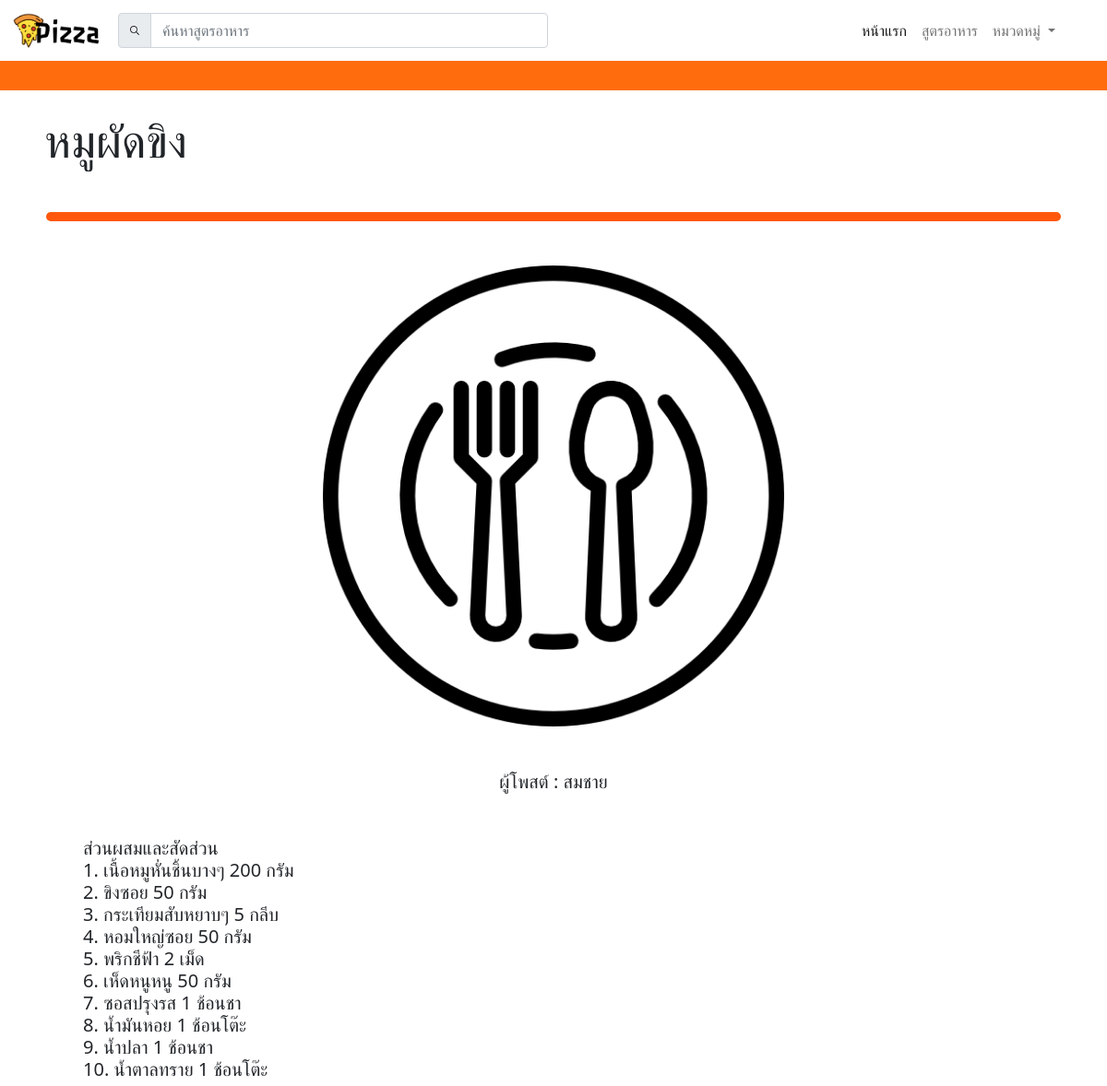
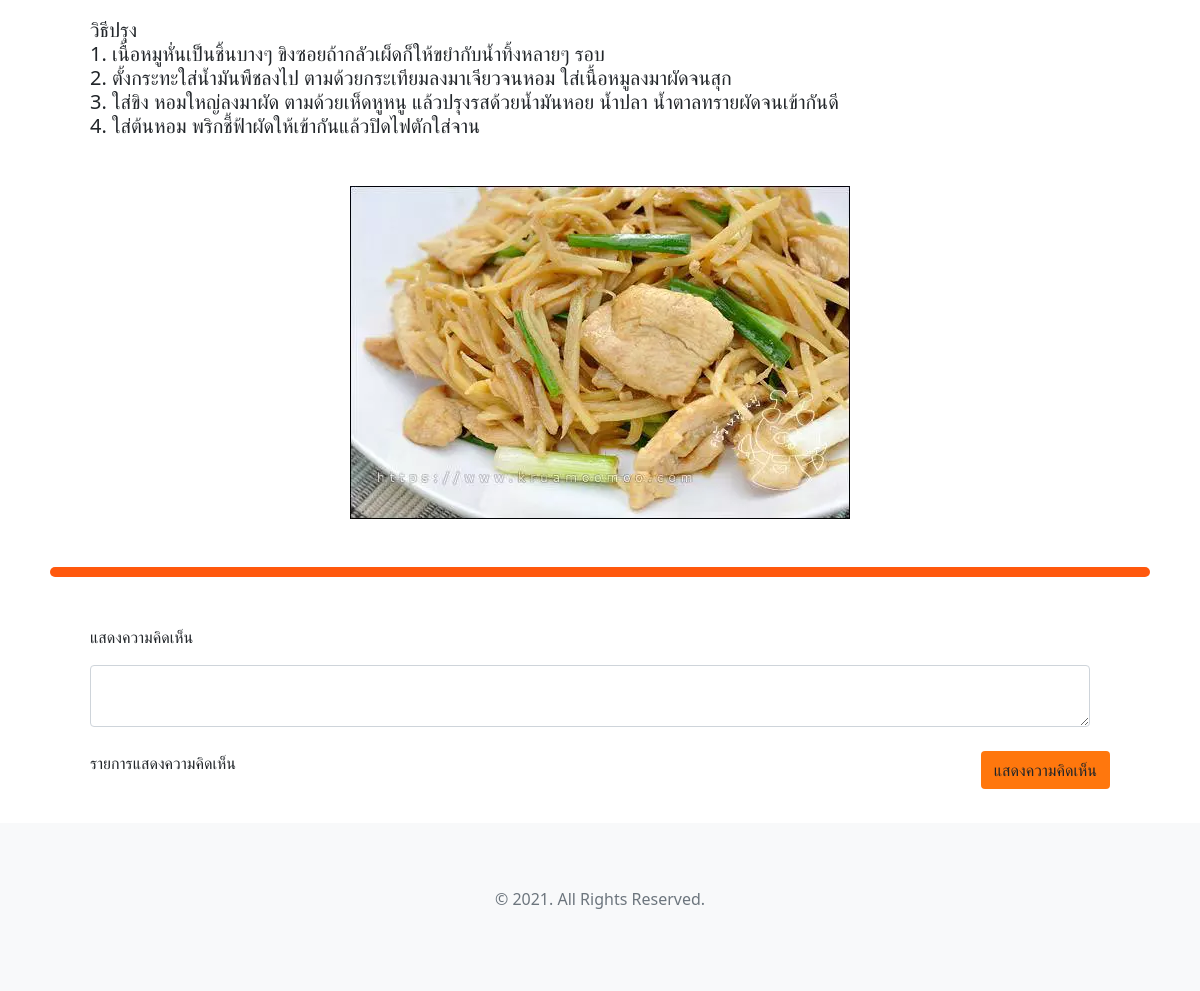
Page /show.php?posts_id=60 on the committed database (2 pictures, top to bottom).
### tables this page shows
CREATE TABLE `postmenu` (
  `posts_id` int(11) NOT NULL,
  `posts_name` varchar(255) NOT NULL,
  `posts_img` varchar(255) NOT NULL,
  `article` text NOT NULL,
  `article_img` varchar(255) NOT NULL,
  `posts_time` timestamp NOT NULL DEFAULT current_timestamp() ON UPDATE current_timestamp(),
  `menu_id` int(11) NOT NULL,
  `id` int(11) NOT NULL,
  `article_video` varchar(255) NOT NULL
);

CREATE TABLE `user` (
  `id` int(11) NOT NULL,
  `email` varchar(255) NOT NULL,
  `username` varchar(255) NOT NULL,
  `u_level` varchar(1) NOT NULL,
  `password` varchar(255) NOT NULL,
  `user_img` varchar(255) NOT NULL,
  `user_ time` timestamp NOT NULL DEFAULT current_timestamp() ON UPDATE current_timestamp()
);

### show.php (the view, shortened to what this page needs)
<?php session_start();
require_once("dbcon.php");
?>
<?php
     $sql_posts = "SELECT * FROM postmenu WHERE posts_id  = '{$_GET['posts_id']}' ";
     $result_post = $conn->query($sql_posts);
   ?>
   <?php while($row_post = $result_post->fetch_assoc()) {
        $sql_user = "SELECT * FROM user WHERE id = '{$row_post['id']}'";
        $result_user = $conn->query($sql_user);
        $row_user = $result_user->fetch_assoc();
?>
<!DOCTYPE html>
<html lang="en">
<head>
    <link rel="stylesheet" href="decorate.css">
    <?php include('Taskbar.php'); ?>
    <?php include('t.php'); ?>
</head>
<body>
<div class="col-lg ">
    <h1 class="ml-5 mt-4 " style="font-size:50px"><?php echo "{$row_post['posts_name']}" ?></h1>
        <p class="square mt-5 mb-3"style="width: 1100px;"></p>
    <div class="mt-5 text-center">
        <img src="posts/<?php echo $row_post['posts_img'] ?> "style= " border-radius: 10%;" width= "500"  >
            <h5 class="mt-5 "><?php echo"ผู้โพสต์ : {$row_user['username']}" ?></h5>
        </div>
        <div class="container" >
                <div class="col-lx mt-5 ml-5">
                    <h5 class="mt-3 "><?php echo "{$row_post['article']}" ?></h5>
                </div>
                </div>
                <?php if(($row_post['article_img'])!=""){ ?>
                    <div class="mt-5 mb-5 text-center">
                        <img src="article/<?php echo $row_post['article_img'] ?> "width= "500">
                    </div>
                    <?php } ?>
</div>
<p class="square mt-5 mb-5"style="width: 1100px;"></p>
        <div class="container mb-5">
            <div class="ml-5">
            <p>แสดงความคิดเห็น</p>
            <form action="comment.php" method="post" class="form-horizontal">
                <textarea name="comment" class="form-control"style="width: 1000px;"require>
                </textarea>
                        <br>
                        <button type="submit" class="btn btn mr-5" style="background-color:#ff770d; float:right ;">แสดงความคิดเห็น</button>
            </form>
            <p>รายการแสดงความคิดเห็น</p>
        </div>
        </div>
        <?php } ?>
        <footer class="bg-light">
      <div class="container">
        <div class="row">
          <div class="col-12 text-center">
            <p class="text-muted">&copy; 2021. All Rights Reserved.</p>
          </div>
        </div>
      </div>
    </footer>
</body>
</html>

### Taskbar.php (shortened to what this page needs)
<!DOCTYPE html>
<html lang="en">
<head>
    <link rel="stylesheet" href="css/bootstrap.min.css">
    <link rel="stylesheet" href="css/custom.css">
    <link href="https://cdn.jsdelivr.net/npm/bootstrap@5.0.0-beta2/dist/css/bootstrap.min.css" rel="stylesheet">
</head>
<body>
<form action="search.php" method="get">
 <nav class="navbar navbar-expand-lg navbar-light bg-#fff">
 <div class="container">
        <a href="index.php" class="navbar-brand"><img src="img\Pizza.png" width="100"></a>
        <div class="input-group">
    <div class="input-group-text" id="btnGroupAddon" ><img src="img\loupe.png" width="10"></div>
    <input type="text" class="form-control" placeholder="ค้นหาสูตรอาหาร" name="search" >
  </div>
</div>
</form>
        <div class="collapse navbar-collapse" id="navbarToggler">
          <ul class="navbar-nav ml-auto mr-5">
            <li class="nav-item">
              <a href="index.php" class="nav-link active" aria-current="page">หน้าแรก</a>
            </li>
            <li class="nav-item">
              <a href="Category.php" class="nav-link">สูตรอาหาร</a>
            </li>
            <li class="nav-item dropdown">
          <a class="nav-link dropdown-toggle" href="#" id="navbarDarkDropdownMenuLink" role="button" data-bs-toggle="dropdown" aria-expanded="false">
            หมวดหมู่
          </a>
        </li>
</div>
</body>
</html>

### t.php (shortened to what this page needs)
<!DOCTYPE html>
<html lang="en">
<head>
</head>
<body>
    <div class="w-auto p-3 " style="background-color: #FF6C0D;"></div>
</body>
</html>

### decorate.css (style rules this page uses)
.square { border-radius: 90px 90px 90px 90px; background: #ff580d; width: 1300px; height:10px; margin:auto; }

### css/custom.css (style rules this page uses)
footer { padding-top: 4rem; padding-bottom: 4rem; }

### rows in the picture
postmenu: posts_name "หมูผัดขิง", posts_img (picture), id.username "สมชาย", article "ส่วนผสมและสัดส่วน 1. เนื้อหมูหั่นชิ้นบางๆ 200 กรัม 2. ขิงซอย 50 กรัม 3. กระเทียมสับหยาบๆ 5 กลีบ 4. หอมใหญ่ซอย 50 กรัม 5. พริกชีฟ้า 2 เม็ด 6. เห็ดหนูหนู 50 กรัม 7. ซอสปรุงรส 1 ช้อนชา 8. น้ำมันหอย 1 ช้อนโต๊ะ 9. น้ำปลา 1 ช้อนชา 10. น้ำตาลทราย 1 ช้อนโต๊ะ วิธีปรุง 1. เนื้อหมูหั่นเป็นชิ้นบางๆ ขิงซอยถ้ากลัวเผ็ดก็ให้ขยำกับน้ำทิ้งหลายๆ รอบ 2. ตั้งกระทะใส่น้ำมันพืชลงไป ตามด้วยกระเทียมลงมาเจียวจนหอม ใส่เนื้อหมูลงมาผัดจนสุก 3. ใส่ขิง หอมใหญ่ลงมาผัด ตามด้วยเห็ดหูหนู แล้วปรุงรสด้วยน้ำมันหอย น้ำปลา น้ำตาลทรายผัดจนเข้ากันดี 4. ใส่ต้นหอม พริกชี้ฟ้าผัดให้เข้ากันแล้วปิดไฟตักใส่จาน", article_img (picture)
